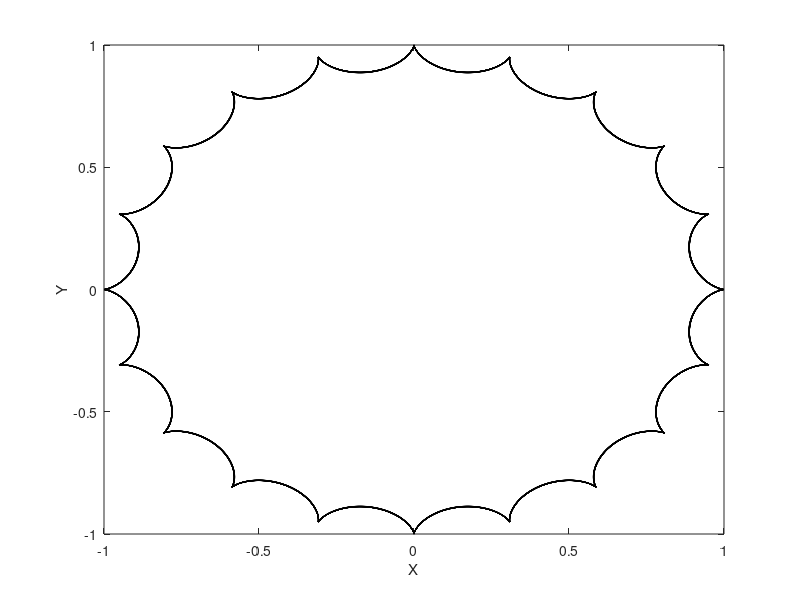

The MATLAB source for this figure:
%%% SIMPLE PENDULUM IN ROTATING & INERTIAL FRAME

% constants
N = 4000 ;
t = linspace(0,400*pi,N);
w0 = 1;
Omega = w0*0.9;
% CW = 1/2;   % unit length
% CCW = 1/2;  % unit length

CW  = (w0 + Omega)/(2*w0);   % terrestrial start
CCW = (w0 - Omega)/(2*w0);   % terrestrial start 

% solution
x = CW*cos((w0-Omega)*t) + CCW*cos((w0+Omega)*t);
y = CW*sin((w0-Omega)*t) - CCW*sin((w0+Omega)*t);
plot(x,y, 'Color','k')
xlabel('X')
ylabel('Y')
drawnow;